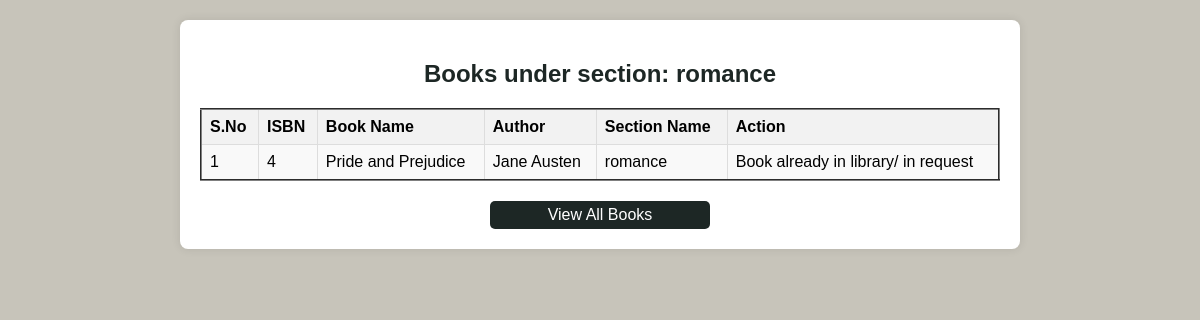
Screenshot of /userdash/sections/romance (signed in) with the database file from the repository.
### tables this page shows
CREATE TABLE books (
    isbn INTEGER PRIMARY KEY,
    bname TEXT,
    author TEXT,
    content TEXT,
    secname TEXT,
    FOREIGN KEY (secname) REFERENCES sections(secname)
);

### app.py (the view)
@app.route('/userdash/sections/<string:section>', methods=['POST', 'GET'])
def sections(section):
    conn=getdb()
    books=conn.execute('select distinct b.*,i.status  from books b left join issuerequest i  on b.isbn=i.isbn and i.username=? where b.secname=?',(session['username'], section)).fetchall()
    x=conn.execute('select count(*) from issuerequest i where (i.status="Approved" or i.status="Pending") and username=?', (session['username'],)).fetchone()
    if((int(x[0])+1)>=5):
        lim="Borrow Limit Exceeded"
        return  render_template('section.html', section=section, books=books, lim=lim)
    return  render_template('section.html', section=section, books=books)

### app.py (called while the page is built)
def getdb():
    conn=sqlite3.connect('maindb.db')
    return conn

### templates/section.html (shortened to what this page needs)
<!DOCTYPE html>
<html>
<head>
</head>
<body>
<div class="container">
    <h2>Books under section: {{section}}</h2>
    <table border="2" id="books-table">
        <tr>
            <th>S.No</th>
            <th>ISBN</th>
            <th>Book Name</th>
            <th>Author</th>
            <th>Section Name</th>
            <th>Action</th>
        </tr>
        {% for book in books %}
            <tr>
                <td>{{ loop.index }}</td>
                <td>{{ book[0] }}</td>
                <td>{{ book[1] }}</td>
                <td>{{ book[2] }}</td>
                <td>{{ book[4] }}</td>
                {% if book[5] == "Approved" or  book[5]=="Pending" %}
                <td>
                    Book already in library/ in request
                </td>
                {% elif lim %}
                <td>
                    {{ lim }}
                </td>
                {% else %}
                <td>
                    <a href="/userdash/requestbook/{{book[0]}}" style="background-color: #1d2725; color: #fff; padding: 5px 10px; border-radius: 5px; text-decoration: none; margin-top: 0">Request</a>
                </td>
                {% endif %}
            </tr>
        {% endfor %}
    </table>
    <a href="/userdash" style="background-color: #1d2725; color: #fff; padding: 5px 10px; border-radius: 5px; text-decoration: none; margin-top: 5; width: 200px; margin-right: auto; margin-left: auto">View All Books</a>
</div>
</body>
</html>

### templates/section.html (style rules this page uses)
body { font-family: Arial, sans-serif; background-color: #c7c4ba; margin: 0; padding: 0; }
.container { max-width: 800px; margin: 20px auto; background-color: #fff; border-radius: 8px; box-shadow: 0 0 10px rgba(0, 0, 0, 0.1); padding: 20px; }
h2 { color: #1d2725; text-align: center; }
table { width: 100%; border-collapse: collapse; margin-top: 20px; }
th, td { border: 1px solid #ddd; padding: 8px; text-align: left; }
th { background-color: #f2f2f2; }
tr:nth-child(even) { background-color: #f9f9f9; }
a { color: #1d2725; text-decoration: none; }
.container a { display: block; text-align: center; margin-top: 20px; }

### rows the page displays
books: secname "romance", isbn "4", bname "Pride and Prejudice", author "Jane Austen"
